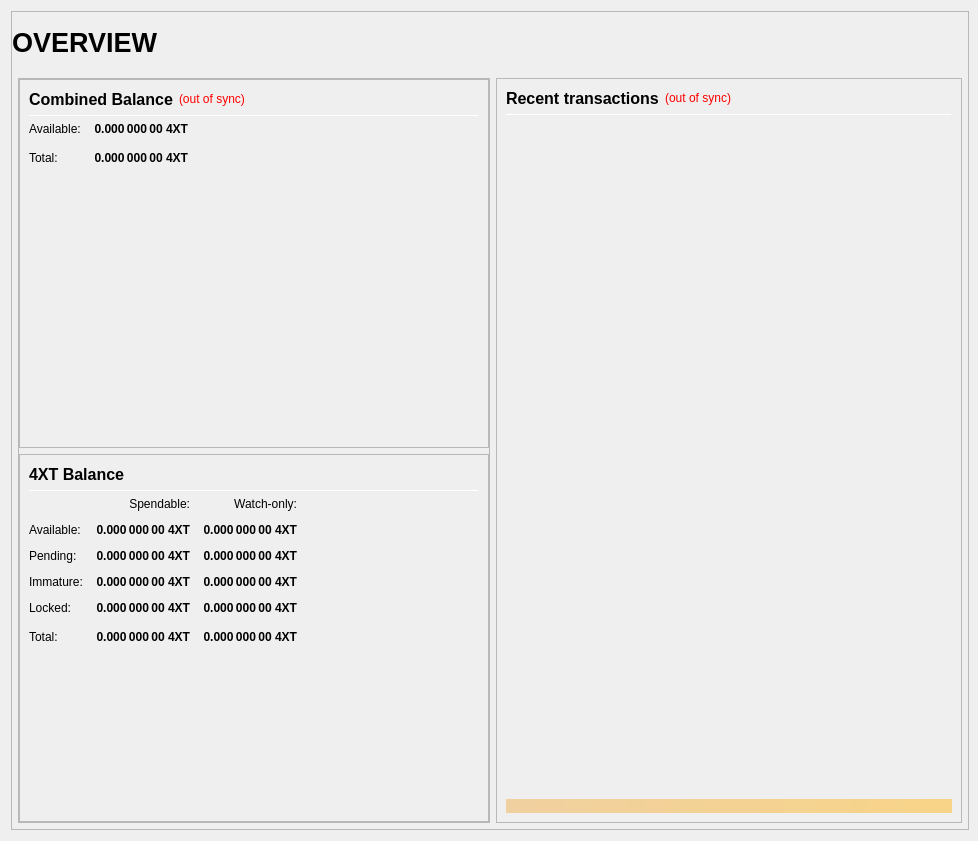
<?xml version="1.0" encoding="UTF-8"?>
<ui version="4.0">
 <class>OverviewPage</class>
 <widget class="QWidget" name="OverviewPage">
  <property name="geometry">
   <rect>
    <x>0</x>
    <y>0</y>
    <width>978</width>
    <height>841</height>
   </rect>
  </property>
  <property name="minimumSize">
   <size>
    <width>960</width>
    <height>682</height>
   </size>
  </property>
  <property name="windowTitle">
   <string>Form</string>
  </property>
  <layout class="QVBoxLayout" name="topLayout" stretch="1">
   <property name="rightMargin">
    <number>9</number>
   </property>
   <item>
    <widget class="QFrame" name="frame_BG">
     <property name="minimumSize">
      <size>
       <width>850</width>
       <height>610</height>
      </size>
     </property>
     <property name="maximumSize">
      <size>
       <width>16777215</width>
       <height>16777215</height>
      </size>
     </property>
     <property name="frameShape">
      <enum>QFrame::StyledPanel</enum>
     </property>
     <property name="frameShadow">
      <enum>QFrame::Raised</enum>
     </property>
     <layout class="QVBoxLayout" name="verticalLayout_3" stretch="1">
      <property name="leftMargin">
       <number>0</number>
      </property>
      <property name="topMargin">
       <number>0</number>
      </property>
      <property name="rightMargin">
       <number>0</number>
      </property>
      <property name="bottomMargin">
       <number>6</number>
      </property>
      <item>
       <layout class="QVBoxLayout" name="verticalLayout_Master" stretch="0,1">
        <property name="leftMargin">
         <number>0</number>
        </property>
        <property name="topMargin">
         <number>0</number>
        </property>
        <property name="rightMargin">
         <number>0</number>
        </property>
        <property name="bottomMargin">
         <number>0</number>
        </property>
        <item>
         <widget class="QFrame" name="frame_Header">
          <layout class="QVBoxLayout" name="verticalLayout_Header" stretch="0">
           <property name="leftMargin">
            <number>0</number>
           </property>
           <property name="topMargin">
            <number>0</number>
           </property>
           <property name="rightMargin">
            <number>0</number>
           </property>
           <property name="bottomMargin">
            <number>0</number>
           </property>
           <item>
            <layout class="QHBoxLayout" name="horizontalLayout_Header" stretch="1,0,1">
             <property name="spacing">
              <number>6</number>
             </property>
             <item>
              <widget class="QLabel" name="labelOverviewHeaderLeft">
               <property name="minimumSize">
                <size>
                 <width>464</width>
                 <height>60</height>
                </size>
               </property>
               <property name="maximumSize">
                <size>
                 <width>16777215</width>
                 <height>60</height>
                </size>
               </property>
               <property name="font">
                <font>
                 <pointsize>20</pointsize>
                 <weight>75</weight>
                 <bold>true</bold>
                </font>
               </property>
               <property name="text">
                <string>OVERVIEW</string>
               </property>
               <property name="alignment">
                <set>Qt::AlignLeading|Qt::AlignLeft|Qt::AlignVCenter</set>
               </property>
              </widget>
             </item>
             <item>
              <spacer name="horizontalSpacer_Header">
               <property name="orientation">
                <enum>Qt::Horizontal</enum>
               </property>
               <property name="sizeHint" stdset="0">
                <size>
                 <width>40</width>
                 <height>20</height>
                </size>
               </property>
              </spacer>
             </item>
             <item>
              <widget class="QLabel" name="labelOverviewHeaderRight">
               <property name="minimumSize">
                <size>
                 <width>464</width>
                 <height>60</height>
                </size>
               </property>
               <property name="maximumSize">
                <size>
                 <width>16777215</width>
                 <height>60</height>
                </size>
               </property>
               <property name="font">
                <font>
                 <pointsize>14</pointsize>
                </font>
               </property>
               <property name="text">
                <string/>
               </property>
               <property name="alignment">
                <set>Qt::AlignRight|Qt::AlignTrailing|Qt::AlignVCenter</set>
               </property>
              </widget>
             </item>
            </layout>
           </item>
          </layout>
         </widget>
        </item>
        <item>
         <widget class="QFrame" name="frame_Content">
          <layout class="QVBoxLayout" name="verticalLayout_Content">
           <property name="leftMargin">
            <number>6</number>
           </property>
           <property name="topMargin">
            <number>0</number>
           </property>
           <property name="rightMargin">
            <number>6</number>
           </property>
           <property name="bottomMargin">
            <number>0</number>
           </property>
           <item>
            <layout class="QHBoxLayout" name="horizontalLayout_Content" stretch="1,1">
             <property name="spacing">
              <number>6</number>
             </property>
             <item>
              <layout class="QVBoxLayout" name="verticalLayout_left" stretch="1">
               <item>
                <widget class="QFrame" name="frameObfuscation">
                 <property name="minimumSize">
                  <size>
                   <width>0</width>
                   <height>0</height>
                  </size>
                 </property>
                 <property name="frameShape">
                  <enum>QFrame::StyledPanel</enum>
                 </property>
                 <property name="frameShadow">
                  <enum>QFrame::Raised</enum>
                 </property>
                 <layout class="QVBoxLayout" name="verticalLayout" stretch="0,0,0">
                  <property name="leftMargin">
                   <number>0</number>
                  </property>
                  <property name="topMargin">
                   <number>0</number>
                  </property>
                  <property name="rightMargin">
                   <number>0</number>
                  </property>
                  <property name="bottomMargin">
                   <number>0</number>
                  </property>
                  <item>
                   <widget class="QFrame" name="frame_CombinedBalances">
                    <property name="minimumSize">
                     <size>
                      <width>470</width>
                      <height>0</height>
                     </size>
                    </property>
                    <property name="frameShape">
                     <enum>QFrame::StyledPanel</enum>
                    </property>
                    <property name="frameShadow">
                     <enum>QFrame::Raised</enum>
                    </property>
                    <layout class="QVBoxLayout" name="verticalLayout_5">
                     <item>
                      <layout class="QHBoxLayout" name="horizontalLayout_5" stretch="0,0,0">
                       <item>
                        <widget class="QLabel" name="label_5z">
                         <property name="minimumSize">
                          <size>
                           <width>0</width>
                           <height>20</height>
                          </size>
                         </property>
                         <property name="font">
                          <font>
                           <pointsize>12</pointsize>
                           <weight>75</weight>
                           <bold>true</bold>
                          </font>
                         </property>
                         <property name="toolTip">
                          <string>Combined Balance (including unconfirmed and immature coins)</string>
                         </property>
                         <property name="text">
                          <string>Combined Balance</string>
                         </property>
                        </widget>
                       </item>
                       <item>
                        <widget class="QLabel" name="labelWalletStatus">
                         <property name="cursor">
                          <cursorShape>WhatsThisCursor</cursorShape>
                         </property>
                         <property name="toolTip">
                          <string>The displayed information may be out of date. Your wallet automatically synchronizes with the Forex Trading network after a connection is established, but this process has not completed yet.</string>
                         </property>
                         <property name="styleSheet">
                          <string notr="true">QLabel { color: red; }</string>
                         </property>
                         <property name="text">
                          <string notr="true">(out of sync)</string>
                         </property>
                         <property name="alignment">
                          <set>Qt::AlignLeading|Qt::AlignLeft|Qt::AlignVCenter</set>
                         </property>
                        </widget>
                       </item>
                       <item>
                        <spacer name="horizontalSpacer_1">
                         <property name="orientation">
                          <enum>Qt::Horizontal</enum>
                         </property>
                         <property name="sizeHint" stdset="0">
                          <size>
                           <width>40</width>
                           <height>20</height>
                          </size>
                         </property>
                        </spacer>
                       </item>
                      </layout>
                     </item>
                     <item>
                      <widget class="Line" name="line_CombinedBalance">
                       <property name="minimumSize">
                        <size>
                         <width>0</width>
                         <height>1</height>
                        </size>
                       </property>
                       <property name="maximumSize">
                        <size>
                         <width>16777215</width>
                         <height>1</height>
                        </size>
                       </property>
                       <property name="orientation">
                        <enum>Qt::Horizontal</enum>
                       </property>
                      </widget>
                     </item>
                     <item>
                      <layout class="QGridLayout" name="gridLayout_3">
                       <property name="spacing">
                        <number>12</number>
                       </property>
                       <item row="1" column="0">
                        <widget class="QLabel" name="labelBalanceTextz">
                         <property name="text">
                          <string>Available:</string>
                         </property>
                        </widget>
                       </item>
                       <item row="1" column="1">
                        <widget class="QLabel" name="labelBalancez">
                         <property name="font">
                          <font>
                           <weight>75</weight>
                           <bold>true</bold>
                          </font>
                         </property>
                         <property name="cursor">
                          <cursorShape>IBeamCursor</cursorShape>
                         </property>
                         <property name="toolTip">
                          <string>Your current spendable balance</string>
                         </property>
                         <property name="text">
                          <string notr="true">0.000 000 00 4XT</string>
                         </property>
                         <property name="alignment">
                          <set>Qt::AlignRight|Qt::AlignTrailing|Qt::AlignVCenter</set>
                         </property>
                         <property name="textInteractionFlags">
                          <set>Qt::LinksAccessibleByMouse|Qt::TextSelectableByKeyboard|Qt::TextSelectableByMouse</set>
                         </property>
                        </widget>
                       </item>
                       <item row="2" column="0">
                        <widget class="QLabel" name="labelTotalTextz">
                         <property name="text">
                          <string>Total:</string>
                         </property>
                        </widget>
                       </item>
                       <item row="2" column="1">
                        <widget class="QLabel" name="labelTotalz">
                         <property name="font">
                          <font>
                           <weight>75</weight>
                           <bold>true</bold>
                          </font>
                         </property>
                         <property name="cursor">
                          <cursorShape>IBeamCursor</cursorShape>
                         </property>
                         <property name="toolTip">
                          <string>Total Balance, including all unavailable coins.</string>
                         </property>
                         <property name="text">
                          <string notr="true">0.000 000 00 4XT</string>
                         </property>
                         <property name="alignment">
                          <set>Qt::AlignRight|Qt::AlignTrailing|Qt::AlignVCenter</set>
                         </property>
                         <property name="textInteractionFlags">
                          <set>Qt::LinksAccessibleByMouse|Qt::TextSelectableByKeyboard|Qt::TextSelectableByMouse</set>
                         </property>
                        </widget>
                       </item>
                       <item row="2" column="3">
                        <spacer name="horizontalSpacer_2">
                         <property name="orientation">
                          <enum>Qt::Horizontal</enum>
                         </property>
                         <property name="sizeHint" stdset="0">
                          <size>
                           <width>40</width>
                           <height>20</height>
                          </size>
                         </property>
                        </spacer>
                       </item>
                      </layout>
                     </item>
                     <item>
                      <spacer name="verticalSpacer_1">
                       <property name="orientation">
                        <enum>Qt::Vertical</enum>
                       </property>
                       <property name="sizeHint" stdset="0">
                        <size>
                         <width>20</width>
                         <height>40</height>
                        </size>
                       </property>
                      </spacer>
                     </item>
                    </layout>
                   </widget>
                  </item>
                  <item>
                   <widget class="QFrame" name="frame_Balances">
                    <property name="frameShape">
                     <enum>QFrame::StyledPanel</enum>
                    </property>
                    <property name="frameShadow">
                     <enum>QFrame::Raised</enum>
                    </property>
                    <layout class="QVBoxLayout" name="verticalLayout_4">
                     <item>
                      <layout class="QHBoxLayout" name="horizontalLayout_4">
                       <item>
                        <widget class="QLabel" name="label_5">
                         <property name="minimumSize">
                          <size>
                           <width>0</width>
                           <height>20</height>
                          </size>
                         </property>
                         <property name="font">
                          <font>
                           <pointsize>12</pointsize>
                           <weight>75</weight>
                           <bold>true</bold>
                          </font>
                         </property>
                         <property name="text">
                          <string>4XT Balance</string>
                         </property>
                        </widget>
                       </item>
                       <item>
                        <spacer name="horizontalSpacer_3">
                         <property name="orientation">
                          <enum>Qt::Horizontal</enum>
                         </property>
                         <property name="sizeHint" stdset="0">
                          <size>
                           <width>40</width>
                           <height>20</height>
                          </size>
                         </property>
                        </spacer>
                       </item>
                      </layout>
                     </item>
                     <item>
                      <widget class="Line" name="line_Balance">
                       <property name="minimumSize">
                        <size>
                         <width>0</width>
                         <height>1</height>
                        </size>
                       </property>
                       <property name="maximumSize">
                        <size>
                         <width>16777215</width>
                         <height>1</height>
                        </size>
                       </property>
                       <property name="orientation">
                        <enum>Qt::Horizontal</enum>
                       </property>
                      </widget>
                     </item>
                     <item>
                      <layout class="QGridLayout" name="gridLayout">
                       <property name="spacing">
                        <number>12</number>
                       </property>
                       <item row="0" column="1">
                        <widget class="QLabel" name="labelSpendable">
                         <property name="text">
                          <string>Spendable:</string>
                         </property>
                         <property name="alignment">
                          <set>Qt::AlignRight|Qt::AlignTrailing|Qt::AlignVCenter</set>
                         </property>
                        </widget>
                       </item>
                       <item row="0" column="2">
                        <widget class="QLabel" name="labelWatchonly">
                         <property name="text">
                          <string>Watch-only:</string>
                         </property>
                         <property name="alignment">
                          <set>Qt::AlignRight|Qt::AlignTrailing|Qt::AlignVCenter</set>
                         </property>
                        </widget>
                       </item>
                       <item row="1" column="0">
                        <widget class="QLabel" name="labelBalanceText">
                         <property name="text">
                          <string>Available:</string>
                         </property>
                        </widget>
                       </item>
                       <item row="1" column="1">
                        <widget class="QLabel" name="labelBalance">
                         <property name="font">
                          <font>
                           <weight>75</weight>
                           <bold>true</bold>
                          </font>
                         </property>
                         <property name="cursor">
                          <cursorShape>IBeamCursor</cursorShape>
                         </property>
                         <property name="toolTip">
                          <string>Your current spendable balance</string>
                         </property>
                         <property name="text">
                          <string notr="true">0.000 000 00 4XT</string>
                         </property>
                         <property name="alignment">
                          <set>Qt::AlignRight|Qt::AlignTrailing|Qt::AlignVCenter</set>
                         </property>
                         <property name="textInteractionFlags">
                          <set>Qt::LinksAccessibleByMouse|Qt::TextSelectableByKeyboard|Qt::TextSelectableByMouse</set>
                         </property>
                        </widget>
                       </item>
                       <item row="1" column="2">
                        <widget class="QLabel" name="labelWatchAvailable">
                         <property name="font">
                          <font>
                           <weight>75</weight>
                           <bold>true</bold>
                          </font>
                         </property>
                         <property name="cursor">
                          <cursorShape>IBeamCursor</cursorShape>
                         </property>
                         <property name="toolTip">
                          <string>Your current balance in watch-only addresses</string>
                         </property>
                         <property name="text">
                          <string notr="true">0.000 000 00 4XT</string>
                         </property>
                         <property name="alignment">
                          <set>Qt::AlignRight|Qt::AlignTrailing|Qt::AlignVCenter</set>
                         </property>
                         <property name="textInteractionFlags">
                          <set>Qt::LinksAccessibleByMouse|Qt::TextSelectableByKeyboard|Qt::TextSelectableByMouse</set>
                         </property>
                        </widget>
                       </item>
                       <item row="2" column="0">
                        <widget class="QLabel" name="labelPendingText">
                         <property name="text">
                          <string>Pending:</string>
                         </property>
                        </widget>
                       </item>
                       <item row="2" column="1">
                        <widget class="QLabel" name="labelUnconfirmed">
                         <property name="font">
                          <font>
                           <weight>75</weight>
                           <bold>true</bold>
                          </font>
                         </property>
                         <property name="cursor">
                          <cursorShape>IBeamCursor</cursorShape>
                         </property>
                         <property name="toolTip">
                          <string>Total of transactions that have yet to be confirmed, and do not yet count toward the spendable balance</string>
                         </property>
                         <property name="text">
                          <string notr="true">0.000 000 00 4XT</string>
                         </property>
                         <property name="alignment">
                          <set>Qt::AlignRight|Qt::AlignTrailing|Qt::AlignVCenter</set>
                         </property>
                         <property name="textInteractionFlags">
                          <set>Qt::LinksAccessibleByMouse|Qt::TextSelectableByKeyboard|Qt::TextSelectableByMouse</set>
                         </property>
                        </widget>
                       </item>
                       <item row="2" column="2">
                        <widget class="QLabel" name="labelWatchPending">
                         <property name="font">
                          <font>
                           <weight>75</weight>
                           <bold>true</bold>
                          </font>
                         </property>
                         <property name="cursor">
                          <cursorShape>IBeamCursor</cursorShape>
                         </property>
                         <property name="toolTip">
                          <string>Unconfirmed transactions to watch-only addresses</string>
                         </property>
                         <property name="text">
                          <string notr="true">0.000 000 00 4XT</string>
                         </property>
                         <property name="alignment">
                          <set>Qt::AlignRight|Qt::AlignTrailing|Qt::AlignVCenter</set>
                         </property>
                         <property name="textInteractionFlags">
                          <set>Qt::LinksAccessibleByMouse|Qt::TextSelectableByKeyboard|Qt::TextSelectableByMouse</set>
                         </property>
                        </widget>
                       </item>
                       <item row="3" column="0">
                        <widget class="QLabel" name="labelImmatureText">
                         <property name="text">
                          <string>Immature:</string>
                         </property>
                        </widget>
                       </item>
                       <item row="3" column="1">
                        <widget class="QLabel" name="labelImmature">
                         <property name="font">
                          <font>
                           <weight>75</weight>
                           <bold>true</bold>
                          </font>
                         </property>
                         <property name="cursor">
                          <cursorShape>IBeamCursor</cursorShape>
                         </property>
                         <property name="toolTip">
                          <string>Staked or masternode rewards that has not yet matured</string>
                         </property>
                         <property name="text">
                          <string notr="true">0.000 000 00 4XT</string>
                         </property>
                         <property name="alignment">
                          <set>Qt::AlignRight|Qt::AlignTrailing|Qt::AlignVCenter</set>
                         </property>
                         <property name="textInteractionFlags">
                          <set>Qt::LinksAccessibleByMouse|Qt::TextSelectableByKeyboard|Qt::TextSelectableByMouse</set>
                         </property>
                        </widget>
                       </item>
                       <item row="3" column="2">
                        <widget class="QLabel" name="labelWatchImmature">
                         <property name="font">
                          <font>
                           <weight>75</weight>
                           <bold>true</bold>
                          </font>
                         </property>
                         <property name="cursor">
                          <cursorShape>IBeamCursor</cursorShape>
                         </property>
                         <property name="toolTip">
                          <string>Staked or masternode rewards in watch-only addresses that has not yet matured</string>
                         </property>
                         <property name="text">
                          <string notr="true">0.000 000 00 4XT</string>
                         </property>
                         <property name="alignment">
                          <set>Qt::AlignRight|Qt::AlignTrailing|Qt::AlignVCenter</set>
                         </property>
                         <property name="textInteractionFlags">
                          <set>Qt::LinksAccessibleByMouse|Qt::TextSelectableByKeyboard|Qt::TextSelectableByMouse</set>
                         </property>
                        </widget>
                       </item>
                       <item row="4" column="0">
                        <widget class="QLabel" name="labelLockedBalanceText">
                         <property name="toolTip">
                          <string>Locked 4XT or Masternode collaterals. These are excluded from z4xt minting.</string>
                         </property>
                         <property name="text">
                          <string>Locked:</string>
                         </property>
                        </widget>
                       </item>
                       <item row="4" column="1">
                        <widget class="QLabel" name="labelLockedBalance">
                         <property name="font">
                          <font>
                           <weight>75</weight>
                           <bold>true</bold>
                          </font>
                         </property>
                         <property name="cursor">
                          <cursorShape>IBeamCursor</cursorShape>
                         </property>
                         <property name="toolTip">
                          <string>Locked 4XT or Masternode collaterals. These are excluded from z4xt minting.</string>
                         </property>
                         <property name="text">
                          <string notr="true">0.000 000 00 4XT</string>
                         </property>
                         <property name="alignment">
                          <set>Qt::AlignRight|Qt::AlignTrailing|Qt::AlignVCenter</set>
                         </property>
                         <property name="textInteractionFlags">
                          <set>Qt::LinksAccessibleByMouse|Qt::TextSelectableByKeyboard|Qt::TextSelectableByMouse</set>
                         </property>
                        </widget>
                       </item>
                       <item row="4" column="2">
                        <widget class="QLabel" name="labelWatchLocked">
                         <property name="font">
                          <font>
                           <weight>75</weight>
                           <bold>true</bold>
                          </font>
                         </property>
                         <property name="cursor">
                          <cursorShape>IBeamCursor</cursorShape>
                         </property>
                         <property name="toolTip">
                          <string>Current locked balance in watch-only addresses</string>
                         </property>
                         <property name="text">
                          <string notr="true">0.000 000 00 4XT</string>
                         </property>
                         <property name="alignment">
                          <set>Qt::AlignRight|Qt::AlignTrailing|Qt::AlignVCenter</set>
                         </property>
                         <property name="textInteractionFlags">
                          <set>Qt::LinksAccessibleByMouse|Qt::TextSelectableByKeyboard|Qt::TextSelectableByMouse</set>
                         </property>
                        </widget>
                       </item>
                       <item row="5" column="0">
                        <widget class="QLabel" name="labelTotalText">
                         <property name="toolTip">
                          <string>Your current Forex Trading balance, unconfirmed and immature transactions included</string>
                         </property>
                         <property name="text">
                          <string>Total:</string>
                         </property>
                        </widget>
                       </item>
                       <item row="5" column="1">
                        <widget class="QLabel" name="labelTotal">
                         <property name="font">
                          <font>
                           <weight>75</weight>
                           <bold>true</bold>
                          </font>
                         </property>
                         <property name="cursor">
                          <cursorShape>IBeamCursor</cursorShape>
                         </property>
                         <property name="toolTip">
                          <string>Your current Forex Trading balance, unconfirmed and immature transactions included</string>
                         </property>
                         <property name="text">
                          <string notr="true">0.000 000 00 4XT</string>
                         </property>
                         <property name="alignment">
                          <set>Qt::AlignRight|Qt::AlignTrailing|Qt::AlignVCenter</set>
                         </property>
                         <property name="textInteractionFlags">
                          <set>Qt::LinksAccessibleByMouse|Qt::TextSelectableByKeyboard|Qt::TextSelectableByMouse</set>
                         </property>
                        </widget>
                       </item>
                       <item row="5" column="2">
                        <widget class="QLabel" name="labelWatchTotal">
                         <property name="font">
                          <font>
                           <weight>75</weight>
                           <bold>true</bold>
                          </font>
                         </property>
                         <property name="cursor">
                          <cursorShape>IBeamCursor</cursorShape>
                         </property>
                         <property name="toolTip">
                          <string>Current total balance in watch-only addresses</string>
                         </property>
                         <property name="text">
                          <string notr="true">0.000 000 00 4XT</string>
                         </property>
                         <property name="alignment">
                          <set>Qt::AlignRight|Qt::AlignTrailing|Qt::AlignVCenter</set>
                         </property>
                         <property name="textInteractionFlags">
                          <set>Qt::LinksAccessibleByMouse|Qt::TextSelectableByKeyboard|Qt::TextSelectableByMouse</set>
                         </property>
                        </widget>
                       </item>
                       <item row="5" column="3">
                        <spacer name="horizontalSpacer_9">
                         <property name="orientation">
                          <enum>Qt::Horizontal</enum>
                         </property>
                         <property name="sizeHint" stdset="0">
                          <size>
                           <width>40</width>
                           <height>20</height>
                          </size>
                         </property>
                        </spacer>
                       </item>
                      </layout>
                     </item>
                     <item>
                      <spacer name="verticalSpacer_3">
                       <property name="orientation">
                        <enum>Qt::Vertical</enum>
                       </property>
                       <property name="sizeHint" stdset="0">
                        <size>
                         <width>20</width>
                         <height>40</height>
                        </size>
                       </property>
                      </spacer>
                     </item>
                    </layout>
                   </widget>
                  </item>
                 </layout>
                </widget>
               </item>
              </layout>
             </item>
             <item>
              <layout class="QVBoxLayout" name="verticalLayout_right" stretch="1">
               <item>
                <widget class="QFrame" name="frame_RecentTransactions">
                 <property name="minimumSize">
                  <size>
                   <width>0</width>
                   <height>0</height>
                  </size>
                 </property>
                 <property name="frameShape">
                  <enum>QFrame::StyledPanel</enum>
                 </property>
                 <property name="frameShadow">
                  <enum>QFrame::Raised</enum>
                 </property>
                 <layout class="QVBoxLayout" name="verticalLayout_1" stretch="0,0,0,0,0">
                  <item>
                   <layout class="QHBoxLayout" name="horizontalLayout_2">
                    <item>
                     <widget class="QLabel" name="label_4">
                      <property name="minimumSize">
                       <size>
                        <width>0</width>
                        <height>20</height>
                       </size>
                      </property>
                      <property name="font">
                       <font>
                        <pointsize>12</pointsize>
                        <weight>75</weight>
                        <bold>true</bold>
                       </font>
                      </property>
                      <property name="text">
                       <string>Recent transactions</string>
                      </property>
                     </widget>
                    </item>
                    <item>
                     <widget class="QLabel" name="labelTransactionsStatus">
                      <property name="cursor">
                       <cursorShape>WhatsThisCursor</cursorShape>
                      </property>
                      <property name="toolTip">
                       <string>The displayed information may be out of date. Your wallet automatically synchronizes with the Forex Trading network after a connection is established, but this process has not completed yet.</string>
                      </property>
                      <property name="styleSheet">
                       <string notr="true">QLabel { color: red; }</string>
                      </property>
                      <property name="text">
                       <string notr="true">(out of sync)</string>
                      </property>
                      <property name="alignment">
                       <set>Qt::AlignRight|Qt::AlignTrailing|Qt::AlignVCenter</set>
                      </property>
                     </widget>
                    </item>
                    <item>
                     <spacer name="horizontalSpacer">
                      <property name="orientation">
                       <enum>Qt::Horizontal</enum>
                      </property>
                      <property name="sizeHint" stdset="0">
                       <size>
                        <width>40</width>
                        <height>20</height>
                       </size>
                      </property>
                     </spacer>
                    </item>
                   </layout>
                  </item>
                  <item>
                   <widget class="Line" name="line">
                    <property name="minimumSize">
                     <size>
                      <width>0</width>
                      <height>1</height>
                     </size>
                    </property>
                    <property name="maximumSize">
                     <size>
                      <width>16777215</width>
                      <height>1</height>
                     </size>
                    </property>
                    <property name="orientation">
                     <enum>Qt::Horizontal</enum>
                    </property>
                   </widget>
                  </item>
                  <item>
                   <widget class="QListView" name="listTransactions">
                    <property name="minimumSize">
                     <size>
                      <width>0</width>
                      <height>0</height>
                     </size>
                    </property>
                    <property name="styleSheet">
                     <string notr="true">QListView { background: transparent; }</string>
                    </property>
                    <property name="frameShape">
                     <enum>QFrame::NoFrame</enum>
                    </property>
                    <property name="verticalScrollBarPolicy">
                     <enum>Qt::ScrollBarAlwaysOff</enum>
                    </property>
                    <property name="horizontalScrollBarPolicy">
                     <enum>Qt::ScrollBarAlwaysOff</enum>
                    </property>
                    <property name="selectionMode">
                     <enum>QAbstractItemView::NoSelection</enum>
                    </property>
                   </widget>
                  </item>
                  <item>
                   <spacer name="verticalSpacer_2">
                    <property name="orientation">
                     <enum>Qt::Vertical</enum>
                    </property>
                    <property name="sizeType">
                     <enum>QSizePolicy::Expanding</enum>
                    </property>
                    <property name="sizeHint" stdset="0">
                     <size>
                      <width>20</width>
                      <height>40</height>
                     </size>
                    </property>
                   </spacer>
                  </item>
                  <item>
                   <widget class="QLabel" name="labelAlerts">
                    <property name="maximumSize">
                     <size>
                      <width>16777215</width>
                      <height>16777215</height>
                     </size>
                    </property>
                    <property name="styleSheet">
                     <string notr="true">background-color: qlineargradient(x1: 0, y1: 0, x2: 1, y2: 0, stop:0 #F0D0A0, stop:1 #F8D488); color:#000000;</string>
                    </property>
                    <property name="text">
                     <string/>
                    </property>
                    <property name="wordWrap">
                     <bool>true</bool>
                    </property>
                    <property name="margin">
                     <number>3</number>
                    </property>
                   </widget>
                  </item>
                 </layout>
                </widget>
               </item>
              </layout>
             </item>
            </layout>
           </item>
          </layout>
         </widget>
        </item>
       </layout>
      </item>
     </layout>
    </widget>
   </item>
  </layout>
 </widget>
 <resources/>
 <connections/>
</ui>
